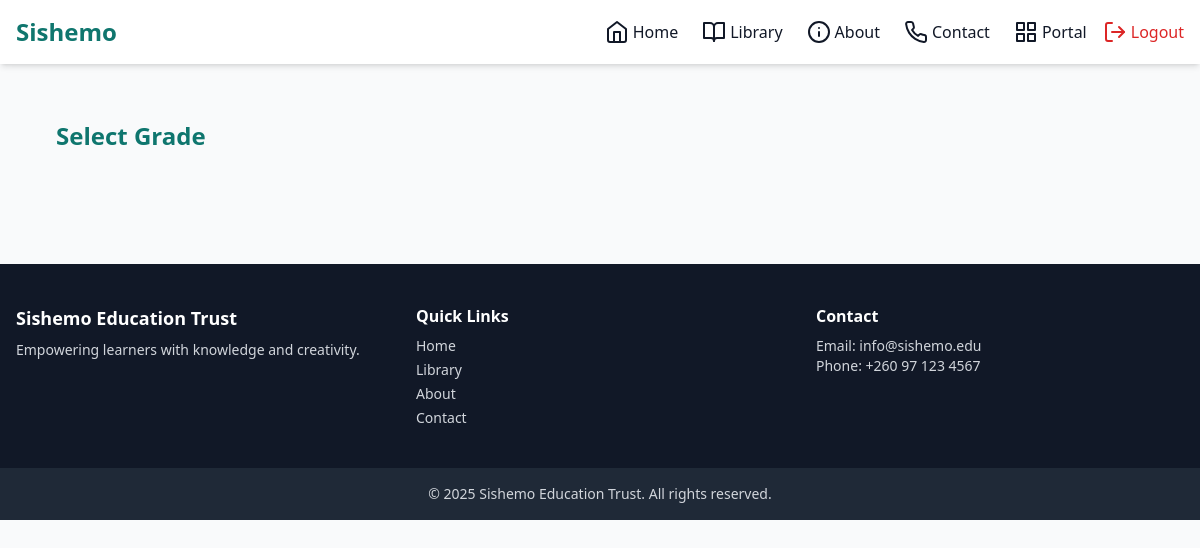
The page /parents/grades/ (signed in) on the database as committed earlier.
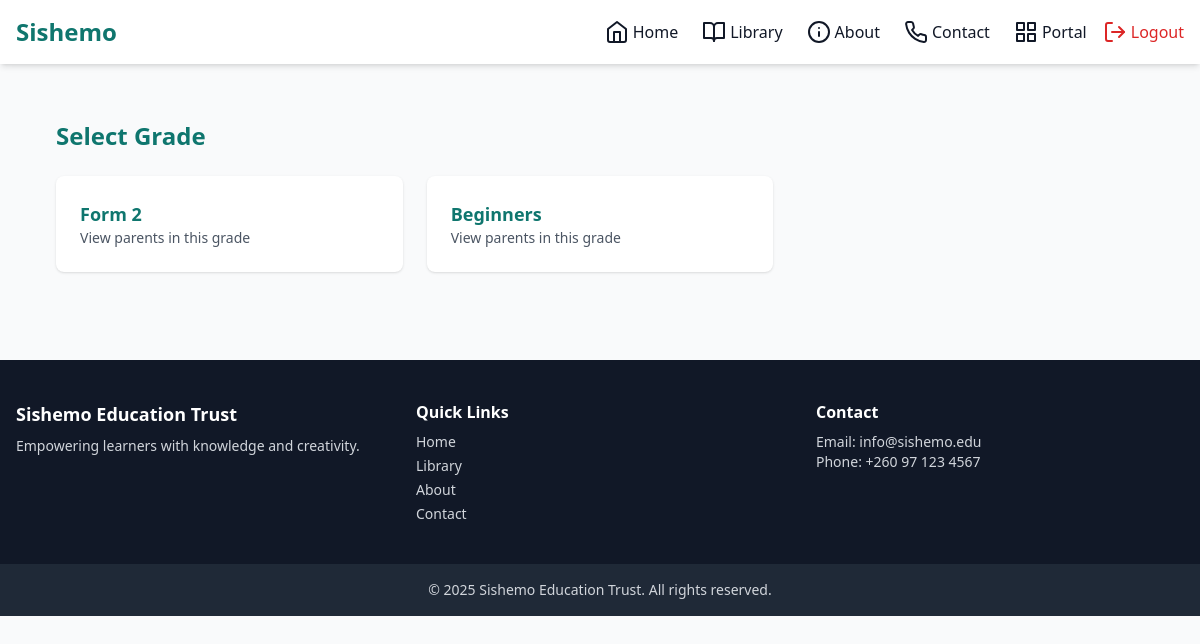
The same page on the database as committed later.
### students/models.py (models this page shows, shortened)
class Grade(models.Model):
    name = models.CharField(max_length=50)

### parents/views.py (the view)
# urls.py: path("grades/", views.parent_grade_list, name="parent_grade_list"),
@login_required
def parent_grade_list(request):
    grades = Grade.objects.all()
    return render(
        request,
        "parents/parent_grade_list.html",
        {"grades": grades}
    )

### parents/templates/parents/parent_grade_list.html (shortened to what this page needs)
{% extends "base.html" %}
{% block content %}
<div class="p-6">
    <h1 class="text-2xl font-bold text-teal-700 mb-6">
        Select Grade
    </h1>
    <div class="grid grid-cols-1 sm:grid-cols-3 gap-6">
        {% for grade in grades %}
        <a href="{% url 'parents:parents_in_grade' grade.id %}"
           class="bg-white shadow rounded-lg p-6 hover:bg-teal-50">
            <h2 class="font-semibold text-lg text-teal-700">
                {{ grade.name }}
            </h2>
            <p class="text-sm text-gray-600">
                View parents in this grade
            </p>
        </a>
        {% endfor %}
    </div>
</div>
{% endblock %}

### Templates/base.html (shortened to what this page needs)
<!DOCTYPE html>
<html lang="en">
<head>
    <script src="https://cdn.tailwindcss.com"></script>
    <link href="https://unpkg.com/aos@2.3.1/dist/aos.css" rel="stylesheet">
</head>
<body class="bg-gray-50 text-gray-900">
<nav class="bg-white shadow-md fixed w-full z-50">
    <div class="max-w-7xl mx-auto px-4 flex flex-wrap justify-between items-center py-4">
        <a href="/" class="text-2xl font-bold text-teal-700 mb-2 md:mb-0">Sishemo</a>
        <div class="flex flex-wrap items-center space-x-4 md:space-x-6 text-sm sm:text-base">
            <a href="/" class="hover:text-teal-600 flex items-center space-x-1">
                <i data-feather="home"></i><span>Home</span>
            </a>
            <a href="/sections/" class="hover:text-teal-600 flex items-center space-x-1">
                <i data-feather="book-open"></i><span>Library</span>
            </a>
            <a href="/about/" class="hover:text-teal-600 flex items-center space-x-1">
                <i data-feather="info"></i><span>About</span>
            </a>
            <a href="/contact/" class="hover:text-teal-600 flex items-center space-x-1">
                <i data-feather="phone"></i><span>Contact</span>
            </a>
            <div class="relative flex flex-wrap items-center space-x-2 md:space-x-4 mt-2 md:mt-0">
                {% if user.is_authenticated %}
                    <a href="{% if user.userprofile.role == 'admin' %}{% url 'admin_dashboard' %}{% else %}#{% endif %}"
                       class="flex items-center space-x-1 hover:text-teal-600">
                        <i data-feather="grid"></i>
                        <span>Portal</span>
                    </a>
                    <form method="POST" action="{% url 'logout' %}" class="flex items-center">
                        <button type="submit" class="flex items-center space-x-1 text-red-600 hover:text-red-800">
                            <i data-feather="log-out"></i>
                            <span>Logout</span>
                        </button>
                    </form>
                {% endif %}
            </div>
        </div>
    </div>
</nav>
    <div class="pt-24 px-4 sm:px-6 lg:px-8">
        {% block content %}{% endblock %}
    </div>
    <footer class="bg-gray-900 text-gray-300 mt-16">
        <div class="max-w-7xl mx-auto px-4 py-10 grid gap-8 sm:grid-cols-2 md:grid-cols-3">
            <div>
                <h2 class="text-lg font-bold text-white">Sishemo Education Trust</h2>
                <p class="mt-2 text-sm">Empowering learners with knowledge and creativity.</p>
            </div>
            <div>
                <h3 class="font-semibold text-white">Quick Links</h3>
                <ul class="mt-2 space-y-1 text-sm">
                    <li><a href="/" class="hover:text-white">Home</a></li>
                    <li><a href="/sections/" class="hover:text-white">Library</a></li>
                    <li><a href="/about/" class="hover:text-white">About</a></li>
                    <li><a href="/contact/" class="hover:text-white">Contact</a></li>
                </ul>
            </div>
            <div>
                <h3 class="font-semibold text-white">Contact</h3>
                <p class="mt-2 text-sm">Email: info@sishemo.edu</p>
                <p class="text-sm">Phone: +260 97 123 4567</p>
            </div>
        </div>
        <div class="text-center py-4 text-sm bg-gray-800">
            © 2025 Sishemo Education Trust. All rights reserved.
        </div>
    </footer>
</body>
</html>

Rows that differ between the two databases and show on the page:
added Grade: name "Form 2"
added Grade: name "Beginners"
